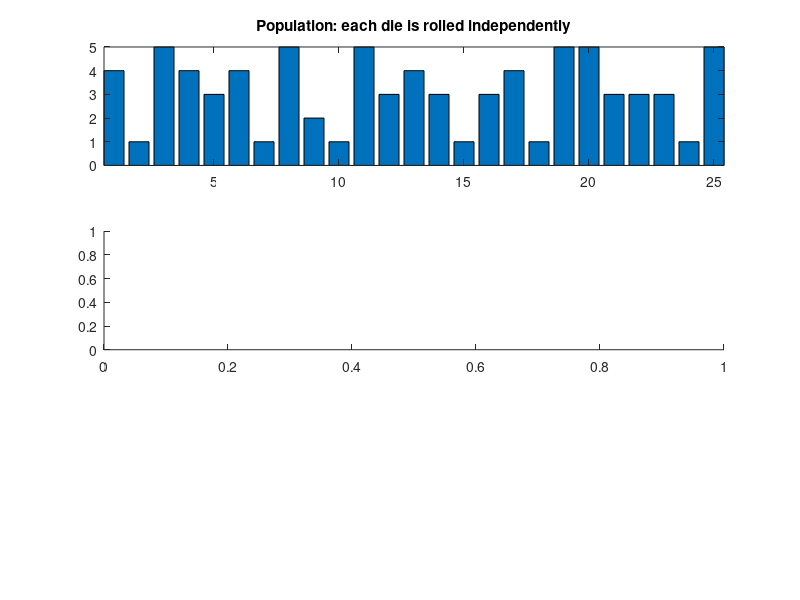

The MATLAB source for this figure: (Note: this script raises an error after producing the figure.)
close all
clear all
display('john horel 2019')
display('demonstrate central limit theorem')
display(' ')
sides = input('enter the number of sides on the die (6 or 10 or...): ')
dice = input('enter the sample size (number of dice to roll at the same time): ')
rolls = input('enter the number of rolls: ')
%get random numbers between 0 and 1 
rd = rand(rolls,dice);
%compute probability that any one number comes up
%convert 0 - 1/sides = 1; 1/sides - 2/sides = 2, etc.
rdd = ceil(sides*rd);
%define the population as all the possible rolls
pop = rdd(:);
%compute the sum and mean of the sample
if(dice>1)
ss = sum(rdd,2);
sm = mean(rdd,2);
else
ss = rdd;
sm = rdd;
end

mean_sum = mean(ss);
mean_mean = mean(sm);

%now plot
figure(1)
%plot population
subplot(3,1,1)
bar(pop)
axis('tight')
title('Population: each die is rolled independently')
subplot(3,1,2)
%plot sample sum
histogram(ss,'BinMethod','integer')
axis('tight')
title('Sample sum')
subplot(3,1,3)
%plot sample mean
vals = 1-.5*1/dice:1/dice:sides+.5*1/dice;
histogram(sm,'BinEdges',vals)
axis('tight')
title('Sample mean')

%compute the std of the sample means 
sstd = std(sm,0);
%compute std of population
pstd = std(pop,0);
%does the central limit theorem work? is the following close to sstd?
check = pstd/sqrt(dice);
